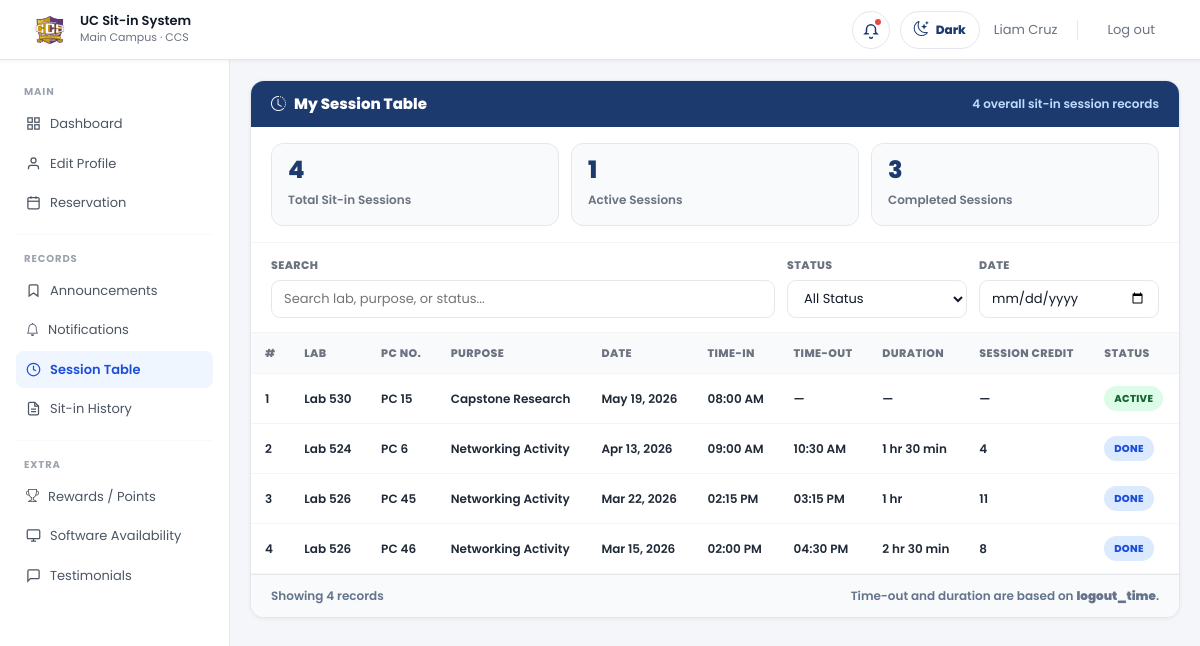
Before: /student_module/session_table.php (signed in) with the older database file.
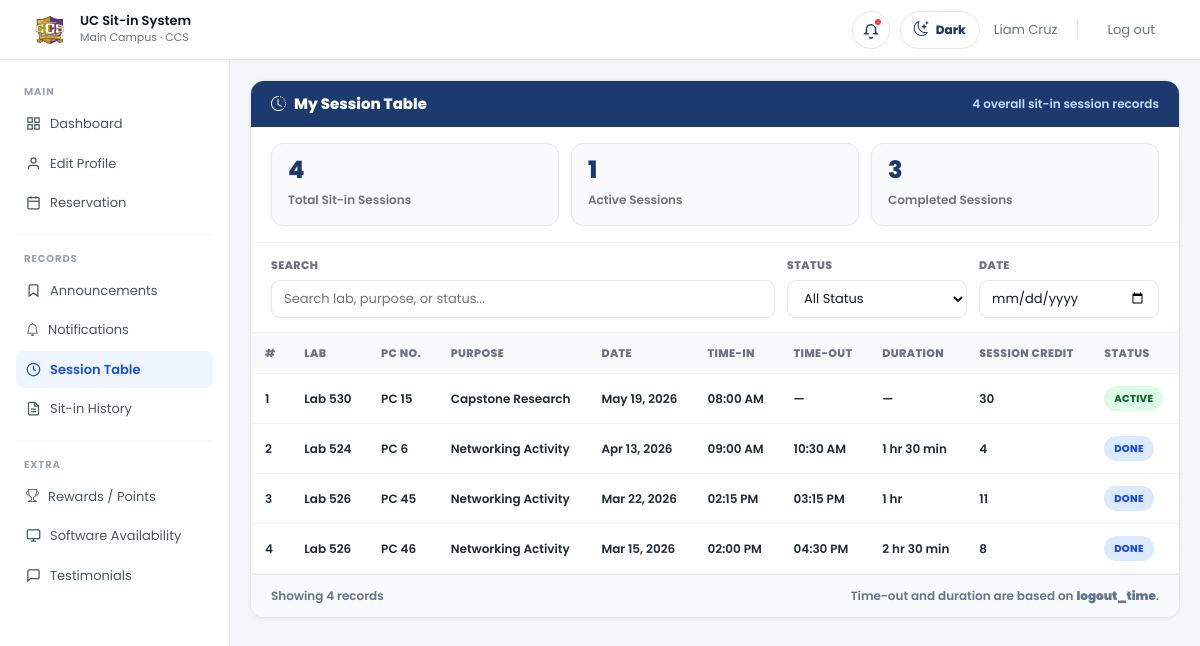
After: the same page with the newer database file.
### tables this page shows
CREATE TABLE IF NOT EXISTS sitin_records (
  id INT AUTO_INCREMENT PRIMARY KEY,

   
  student_id INT NULL,

   
  studentid VARCHAR(50) NOT NULL,
  fullname VARCHAR(180) NOT NULL,

  purpose VARCHAR(150) NOT NULL,
  lab VARCHAR(100) NOT NULL,
  pc_number INT NULL,

   
  session_at_sitin INT DEFAULT NULL,

  login_time DATETIME NOT NULL DEFAULT CURRENT_TIMESTAMP,
  logout_time DATETIME NULL,

  duration_minutes INT NOT NULL DEFAULT 0,

  status ENUM('active','done') NOT NULL DEFAULT 'active',

  created_at DATETIME NOT NULL DEFAULT CURRENT_TIMESTAMP,

  INDEX idx_sitin_student_id (student_id),
  INDEX idx_sitin_studentid (studentid),
  INDEX idx_sitin_status (status),
  INDEX idx_sitin_login_time (login_time),

  CONSTRAINT fk_sitin_student
    FOREIGN KEY (student_id)
    REFERENCES students(id)
    ON DELETE SET NULL
    ON UPDATE CASCADE
);

### controllers/announcements/student_notifications.php (called while the page is built, shortened)
<?php
$student_id = (int)($_SESSION['student_id'] ?? 0);

### student_module/session_table.php (the view, shortened to what this page needs)
<?php
$firstname  = htmlspecialchars($_SESSION['firstname'] ?? '');
$lastname   = htmlspecialchars($_SESSION['lastname'] ?? '');
require_once '../controllers/announcements/student_notifications.php';
$table_columns = [];
$column_result = $conn->query("SHOW COLUMNS FROM sitin_records");
if ($column_result) {
    while ($col = $column_result->fetch_assoc()) {
        $table_columns[] = $col['Field'];
    }
}
$timeout_column = null;
foreach (['logout_time', 'time_out', 'end_time', 'ended_at', 'updated_at'] as $possible_column) {
    if (in_array($possible_column, $table_columns, true)) {
        $timeout_column = $possible_column;
        break;
    }
}
$timeout_select = $timeout_column ? ", $timeout_column AS time_out" : ", NULL AS time_out";
$pc_column_select = in_array('pc_number', $table_columns, true) ? ', pc_number' : ', NULL AS pc_number';
$sessions = [];
$stmt = $conn->prepare("
    SELECT id, purpose, lab, login_time, status, session_at_sitin
           $pc_column_select
           $timeout_select
    FROM sitin_records
    WHERE student_id = ?
    ORDER BY login_time DESC
");
$stmt->bind_param('i', $student_id);
$stmt->execute();
$result = $stmt->get_result();
while ($row = $result->fetch_assoc()) {
    $sessions[] = $row;
}
function formatDateLabel($datetime) {
    return date('M d, Y', strtotime($datetime));
}
function formatTimeLabel($datetime) {
    return date('h:i A', strtotime($datetime));
}
function formatDurationLabel($startDatetime, $endDatetime) {
    if (!$startDatetime || !$endDatetime) return '—';
    $start = strtotime($startDatetime);
    $end   = strtotime($endDatetime);
    $minutes = max(0, (int)(($end - $start) / 60));
    $hours = intdiv($minutes, 60);
    $mins = $minutes % 60;
    if ($hours > 0 && $mins > 0) {
        return $hours . ' hr ' . $mins . ' min';
    }
    if ($hours > 0) {
        return $hours . ' hr';
    }
    return $mins . ' min';
}
function statusLabel($status) {
    $status = strtolower(trim($status ?? ''));
    if ($status === 'active') {
        return 'active';
    }
    if ($status === 'done') {
        return 'done';
    }
    return $status ?: 'unknown';
}
$done_count = 0;
$active_count = 0;
foreach ($sessions as $s) {
    if (($s['status'] ?? '') === 'active') {
        $active_count++;
    }
    if (($s['status'] ?? '') === 'done') {
        $done_count++;
    }
}
?>
<!DOCTYPE html>
<html lang="en">
<head>
  <link rel="stylesheet" href="https://cdn.jsdelivr.net/npm/bootstrap@5.3.3/dist/css/bootstrap.min.css">
  <link rel="stylesheet" href="../assets/css/style.css">
  <link rel="stylesheet" href="../assets/css/student.css">
  <link rel="stylesheet" href="https://cdn.jsdelivr.net/npm/bootstrap-icons@1.11.3/font/bootstrap-icons.css">
</head>
<body class="student-session-table-page student-dashboard-page">
  <nav class="uc-nav">
    <a class="nav-brand" href="student_dashboard.php">
      <img src="../assets/images/ccsmainlog_nobg.png" alt="UC CCS Logo" class="nav-logo">
      <div>
        <div class="nav-title">UC Sit-in System</div>
        <div class="nav-sub">Main Campus · CCS</div>
      </div>
    </a>
    <div class="nav-links" id="navLinks">
      <div class="notif-dropdown" id="notifDropdown">
        <button type="button" class="notif-bell-btn" id="notifBellBtn" aria-label="Notifications">
          <svg viewBox="0 0 24 24" fill="none" stroke="currentColor" stroke-width="2">
            <path d="M15 17h5l-1.4-1.4A2 2 0 0 1 18 14.2V11a6 6 0 1 0-12 0v3.2a2 2 0 0 1-.6 1.4L4 17h5"></path>
            <path d="M10 21a2 2 0 0 0 4 0"></path>
          </svg>
          <span class="notif-dot" id="notifDot"></span>
        </button>
      </div>
      <button type="button" class="dark-toggle" id="darkModeToggle" onclick="toggleDarkMode()" aria-label="Toggle dark mode" aria-pressed="false">
      </button>
      <span style="font-size:13px; color:#6b7280; padding:0 4px;">
        <?= $firstname . ' ' . $lastname ?>
      </span>
      <a class="nav-link" href="../controllers/auth/logout.php">Log out</a>
    </div>
  </nav>
  <div class="admin-layout">
    <?php require __DIR__ . '/../includes/student_sidebar.php'; ?>
    <main class="admin-main">
      <section class="session-card">
        <div class="session-header">
          <h4><i class="bi bi-clock-history"></i> My Session Table</h4>
          <span><?= count($sessions) ?> overall sit-in session records</span>
        </div>
        <div class="session-summary">
          <div class="summary-box">
            <strong><?= count($sessions) ?></strong>
            <span>Total Sit-in Sessions</span>
          </div>
          <div class="summary-box">
            <strong><?= $active_count ?></strong>
            <span>Active Sessions</span>
          </div>
          <div class="summary-box">
            <strong><?= $done_count ?></strong>
            <span>Completed Sessions</span>
          </div>
        </div>
        <div class="session-toolbar">
          <div class="filter-field">
            <label for="searchInput">Search</label>
            <input class="filter-control" type="text" id="searchInput" placeholder="Search lab, purpose, or status..." oninput="filterRows()">
          </div>
          <div class="filter-field">
            <label for="statusFilter">Status</label>
            <select class="filter-control" id="statusFilter" onchange="filterRows()">
              <option value="all">All Status</option>
            </select>
          </div>
          <div class="filter-field">
            <label for="dateFilter">Date</label>
            <input class="filter-control" type="date" id="dateFilter" onchange="filterRows()">
          </div>
        </div>
        <div class="table-wrap">
          <table class="session-table" id="sessionTable">
            <thead>
              <tr>
                <th>#</th>
                <th>Lab</th>
                <th>PC No.</th>
                <th>Purpose</th>
                <th>Date</th>
                <th>Time-In</th>
                <th>Time-Out</th>
                <th>Duration</th>
                <th>Session Credit</th>
                <th>Status</th>
              </tr>
            </thead>
            <tbody id="sessionBody">
              <?php if (empty($sessions)): ?>
                <tr class="empty-default">
                  <td colspan="10" class="empty-row">No sit-in session records found.</td>
                </tr>
              <?php else: ?>
                <?php foreach ($sessions as $i => $s): ?>
                  <?php
                    $computed = statusLabel($s['status']);
                    $dateFilter = $s['login_time'] ? date('Y-m-d', strtotime($s['login_time'])) : '';
                    $duration = formatDurationLabel($s['login_time'], $s['time_out']);
                    $searchText = strtolower(
                        ($s['lab'] ?? '') . ' ' .
                        ($s['purpose'] ?? '') . ' ' .
                        $computed
                    );
                  ?>
                  <tr
                    data-search="<?= htmlspecialchars($searchText) ?>"
                    data-status="<?= htmlspecialchars($computed) ?>"
                    data-date="<?= htmlspecialchars($dateFilter) ?>"
                  >
                    <td><?= $i + 1 ?></td>
                    <td><?= htmlspecialchars($s['lab'] ?? '—') ?></td>
                    <td><?= !empty($s['pc_number']) ? 'PC ' . htmlspecialchars($s['pc_number']) : '—' ?></td>
                    <td><?= htmlspecialchars($s['purpose'] ?? '—') ?></td>
                    <td><?= formatDateLabel($s['login_time']) ?></td>
                    <td><?= formatTimeLabel($s['login_time']) ?></td>
                    <td><?= $s['time_out'] ? formatTimeLabel($s['time_out']) : '—' ?></td>
                    <td><?= htmlspecialchars($duration) ?></td>
                    <td><?= ($s['session_at_sitin'] !== null && $s['session_at_sitin'] !== '' && (int)$s['session_at_sitin'] > 0) ? htmlspecialchars($s['session_at_sitin']) : '—' ?></td>
                    <td>
                      <span class="status-pill status-<?= htmlspecialchars($computed) ?>">
                        <?= htmlspecialchars($computed) ?>
                      </span>
                    </td>
                  </tr>
                <?php endforeach; ?>
              <?php endif; ?>
            </tbody>
          </table>
        </div>
        <div class="session-footer">
          <span id="rowCountLabel">Showing <?= count($sessions) ?> records</span>
          <span>
            <?php if ($timeout_column): ?>
              Time-out and duration are based on <strong><?= htmlspecialchars($timeout_column) ?></strong>.
            <?php else: ?>
              Time-out and duration will show once a time-out column is added to sit-in records.
            <?php endif; ?>
          </span>
        </div>
      </section>
    </main>
  </div>
</body>
</html>

### includes/student_sidebar.php (shortened to what this page needs)
<?php
$currentStudentPage = basename($_SERVER['PHP_SELF'] ?? '');
function student_sidebar_active(string $page): string
{
    global $currentStudentPage;
    return $currentStudentPage === $page ? ' active' : '';
}
?>
<aside class="sidebar" id="sidebar">
  <div class="sidebar-section" style="margin-top:0;">Main</div>
  <a class="sidebar-link<?= student_sidebar_active('student_dashboard.php') ?>" href="student_dashboard.php">
    <svg width="15" height="15" viewBox="0 0 24 24" fill="none" stroke="currentColor" stroke-width="2"><rect x="3" y="3" width="7" height="7"/><rect x="14" y="3" width="7" height="7"/><rect x="3" y="14" width="7" height="7"/><rect x="14" y="14" width="7" height="7"/></svg>
    Dashboard
  </a>
  <a class="sidebar-link" href="#" onclick="openModal(); return false;">
    <svg width="15" height="15" viewBox="0 0 24 24" fill="none" stroke="currentColor" stroke-width="2"><path d="M20 21v-2a4 4 0 0 0-4-4H8a4 4 0 0 0-4 4v2"/><circle cx="12" cy="7" r="4"/></svg>
    Edit Profile
  </a>
  <a class="sidebar-link<?= student_sidebar_active('reservation.php') ?>" href="reservation.php">
    <svg width="15" height="15" viewBox="0 0 24 24" fill="none" stroke="currentColor" stroke-width="2"><rect x="3" y="4" width="18" height="18" rx="2"/><line x1="16" y1="2" x2="16" y2="6"/><line x1="8" y1="2" x2="8" y2="6"/><line x1="3" y1="10" x2="21" y2="10"/></svg>
    Reservation
  </a>
  <hr class="sidebar-divider">
  <div class="sidebar-section">Records</div>
  <a class="sidebar-link<?= student_sidebar_active('announcements.php') ?>" href="announcements.php">
    <svg width="15" height="15" viewBox="0 0 24 24" fill="none" stroke="currentColor" stroke-width="2"><path d="M19 21l-7-5-7 5V5a2 2 0 0 1 2-2h10a2 2 0 0 1 2 2z"/></svg>
    Announcements
  </a>
  <a class="sidebar-link<?= student_sidebar_active('notifications.php') ?>" href="notifications.php">
    <i class="bi bi-bell"></i>
    <span>Notifications</span>
  </a>
  <a class="sidebar-link<?= student_sidebar_active('session_table.php') ?>" href="session_table.php">
    <svg width="15" height="15" viewBox="0 0 24 24" fill="none" stroke="currentColor" stroke-width="2"><circle cx="12" cy="12" r="10"/><polyline points="12 6 12 12 16 14"/></svg>
    Session Table
  </a>
  <a class="sidebar-link<?= student_sidebar_active('sitin_history.php') ?>" href="sitin_history.php">
    <svg width="15" height="15" viewBox="0 0 24 24" fill="none" stroke="currentColor" stroke-width="2"><path d="M14 2H6a2 2 0 0 0-2 2v16a2 2 0 0 0 2 2h12a2 2 0 0 0 2-2V8z"/><polyline points="14 2 14 8 20 8"/><line x1="16" y1="13" x2="8" y2="13"/><line x1="16" y1="17" x2="8" y2="17"/></svg>
    Sit-in History
  </a>
  <hr class="sidebar-divider">
  <div class="sidebar-section">Extra</div>
  <a href="rewards.php" class="sidebar-link <?= basename($_SERVER['PHP_SELF']) === 'rewards.php' ? 'active' : '' ?>">
    <i class="bi bi-trophy"></i>
    <span>Rewards / Points</span>
  </a>
  <a class="sidebar-link<?= student_sidebar_active('software_availability.php') ?>" href="software_availability.php">
    <svg width="15" height="15" viewBox="0 0 24 24" fill="none" stroke="currentColor" stroke-width="2"><rect x="2" y="3" width="20" height="14" rx="2"/><line x1="8" y1="21" x2="16" y2="21"/><line x1="12" y1="17" x2="12" y2="21"/></svg>
    Software Availability
  </a>
  <a class="sidebar-link<?= student_sidebar_active('testimonials.php') ?>" href="testimonials.php">
    <svg width="15" height="15" viewBox="0 0 24 24" fill="none" stroke="currentColor" stroke-width="2"><path d="M21 15a2 2 0 0 1-2 2H7l-4 4V5a2 2 0 0 1 2-2h14a2 2 0 0 1 2 2z"/></svg>
    Testimonials
  </a>
</aside>

### assets/css/style.css (style rules this page uses)
*, *::before, *::after { box-sizing: border-box; margin: 0; padding: 0; }
body { font-family: 'Poppins', sans-serif; background: #eef0f5; color: #111827; min-height: 100vh; }
.uc-nav { background: #ffffff; border-bottom: 1px solid #e5e7eb; padding: 0 2rem; display: flex; align-items: center; justify-content: space-between; height: 60px; position: sticky; top: 0; z-index: 100; box-shadow: 0 1px 4px rgba(0,0,0,0.06); }
.nav-brand { display: flex; align-items: center; gap: 12px; text-decoration: none; }
.nav-logo { width: 36px; height: 36px; border-radius: 9px; object-fit: contain; flex-shrink: 0; }
.nav-title { font-size: 13px; font-weight: 600; color: #111827; line-height: 1.2; }
.nav-sub { font-size: 11px; color: #6b7280; }
.nav-links { display: flex; align-items: center; gap: 10px; }
.nav-link { padding: 7px 13px; border-radius: 8px; font-size: 13px; color: #6b7280; cursor: pointer; transition: all 0.15s; border: none; background: transparent; font-family: 'Poppins', sans-serif; text-decoration: none; display: inline-block; }
.admin-layout { display: flex; min-height: calc(100vh - 60px); }
.sidebar { width: 230px; background: #fff; border-right: 1px solid #e5e7eb; padding: 1.5rem 1rem; flex-shrink: 0; position: sticky; top: 60px; height: calc(100vh - 60px); overflow-y: auto; }
.sidebar-section { font-size: 10px; font-weight: 700; color: #9ca3af; letter-spacing: 0.9px; text-transform: uppercase; margin: 1rem 0 6px; padding: 0 8px; }
.sidebar-link { display: flex; align-items: center; gap: 9px; padding: 9px 10px; border-radius: 8px; font-size: 13px; color: #4b5563; cursor: pointer; margin-bottom: 2px; border: none; background: transparent; width: 100%; text-align: left; font-family: 'Poppins', sans-serif; text-decoration: none; transition: all 0.13s; }
.sidebar-link.active { background: #eff6ff; color: #1d4ed8; font-weight: 600; }
.sidebar-divider { border: none; border-top: 1px solid #e5e7eb; margin: 0.75rem 0; }
.admin-main { flex: 1; padding: 2rem; overflow-y: auto; background: #f5f6fa; }

Changed rows visible on the page:
changed sitin_records "Lab 530": session_at_sitin (not shown) → "30"; no longer shows "—"
